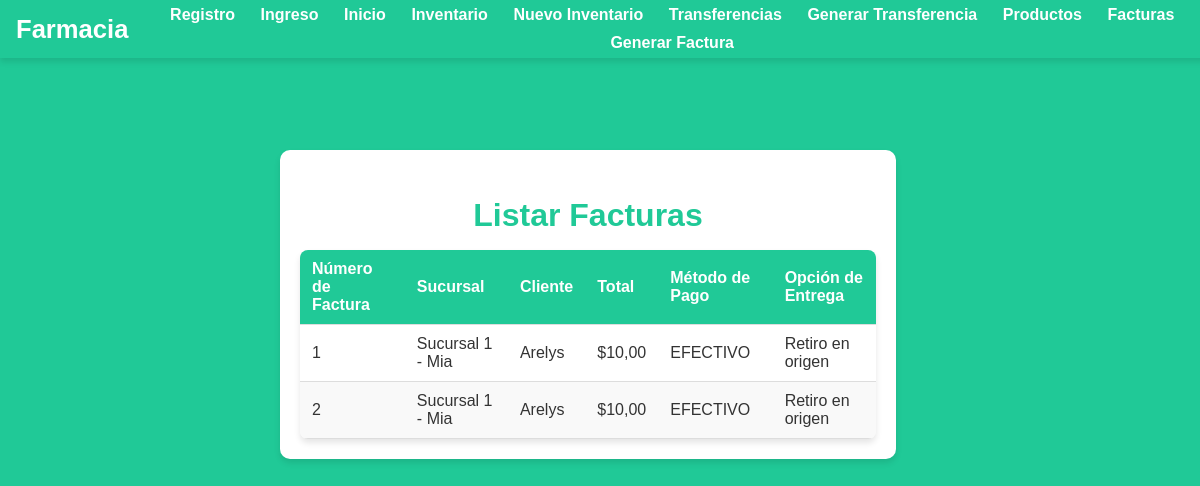
The page /facturas/ on the database as committed earlier.
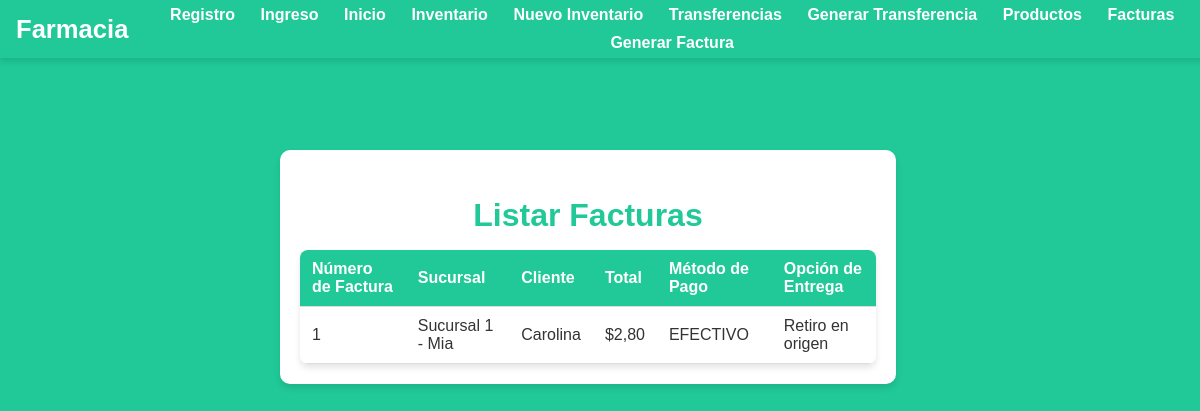
The same page on the database as committed later.
### Farmacia/models.py (models this page shows, shortened)
class Factura(models.Model):
    numero = models.PositiveIntegerField(unique=True)
    fecha = models.DateField()
    sucursal = models.ForeignKey(Sucursal, related_name='factura_list', on_delete=models.CASCADE, null=True)
    cliente = models.ForeignKey(Cliente,related_name='factura_list', on_delete=models.CASCADE)
    inventario = models.ForeignKey(Inventario, on_delete=models.CASCADE, null=True)
    cantidad = models.PositiveIntegerField(default=0)
    impuesto = models.DecimalField(max_digits=10, decimal_places=2, default=0)
    subtotal = models.DecimalField(max_digits=10, decimal_places=2, default=0)
    total = models.DecimalField(max_digits=10, decimal_places=2, default=0)
    metodo_pago = models.CharField(max_length=20, choices=MetodoPago.choices)
    TipoEntrega = models.CharField(max_length=30, choices=TipoEntrega.choices, default=TipoEntrega.RETIRO_ORIGEN)

class Sucursal(models.Model):
    numero = models.PositiveIntegerField(unique=True)
    direccion = models.CharField(max_length=100)
    farmacia = models.ForeignKey(Farmacia, related_name='sucursal_list', on_delete=models.CASCADE)
    def __str__(self):
        return f"Sucursal {self.numero} - {self.farmacia.nombre}"

class Farmacia(models.Model):
    nombre = models.CharField(max_length=50)
    direccion = models.CharField(max_length=100)
    telefono = models.CharField(max_length=15)

class Persona(models.Model):
    nombre = models.CharField(max_length=100)
    cedula = models.CharField(max_length=20, unique=True)
    class Meta:
        abstract = True

class Cliente(Persona):
    telefono = models.CharField(max_length=20)
    email = models.EmailField(null=True, blank=True)
    def __str__(self):
        return self.nombre

### Farmacia/views.py (the view)
# urls.py: path('facturas/', views.listarfacturas, name='listar_facturas'),
def listarfacturas(request):
        facturas = Factura.objects.all()
        return render(request, 'listar_facturas.html', {'facturas': facturas})

### templates/listar_facturas.html (shortened to what this page needs)
{% load static %}
<!DOCTYPE html>
<html lang="es">
<head>
    <link rel="stylesheet" href="{% static 'css/styles.css' %}?v=2">
</head>
<body>
    <header>
        <h1>Farmacia</h1>
        <nav>
            <ul>
                <li><a href="/registro/">Registro</a></li>
                <li><a href="/login/">Ingreso</a></li>
                <li><a href="/inicio/">Inicio</a></li>
                <li><a href="/inventario/">Inventario</a></li>
                <li><a href="/inventario/nuevo/">Nuevo Inventario</a></li>
                <li><a href="/transferencias/">Transferencias</a></li>
                <li><a href="/transferencias/crear/">Generar Transferencia</a></li>
                <li><a href="/productos/">Productos</a></li>
                <li><a href="/facturas/">Facturas</a></li>
                <li><a href="/factura/crear/">Generar Factura</a></li>
            </ul>
        </nav>
    </header>
    <main>
        <div class="table-container">
            <h2>Listar Facturas</h2>
            <table>
                <thead>
                    <tr>
                        <th>Número de Factura</th>
                        <th>Sucursal</th>
                        <th>Cliente</th>
                        <th>Total</th>
                        <th>Método de Pago</th>
                        <th>Opción de Entrega</th>
                    </tr>
                </thead>
                <tbody>
                    {% for factura in facturas %}
                    <tr>
                        <td>{{ factura.numero }}</td>
                        <td>{{ factura.sucursal }}</td>
                        <td>{{ factura.cliente }}</td>
                        <td>${{ factura.total }}</td>
                        <td>{{ factura.metodo_pago }}</td>
                        <td>{{ factura.TipoEntrega }}</td>
                    </tr>
                    {% empty %}
                    <tr>
                        <td colspan="6">No hay facturas disponibles</td>
                    </tr>
                    {% endfor %}
                </tbody>
            </table>
        </div>
    </main>
</body>
</html>

Rows that differ between the two databases and show on the page:
removed Factura: numero "2", sucursal "Sucursal 1 - Mia", cliente "Arelys", total "10,00", metodo_pago "EFECTIVO", TipoEntrega "Retiro en origen"
changed Factura "EFECTIVO": cliente "Arelys" → "Carolina"; total "10,00" → "2,80"
